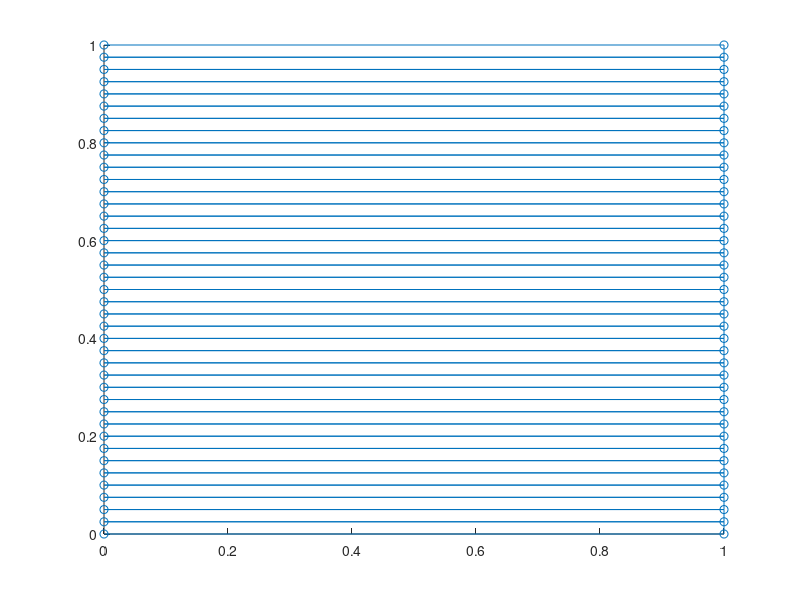

Source code (MATLAB): (Note: this script raises an error after producing the figure.)

% 1D diffusion equation - with a constant initial condition 
% zero dirichlet boundary at the bottom, zero flux at the top

ne_x=1; %  
ne_y=40; %  

ne_t=ne_x*ne_y;
ymax=1.;
xmax=1.;

hx=xmax/ne_x;
hy =ymax/ne_y;

xs=linspace(0.,xmax,ne_x+1)
ys=linspace(0.,ymax,ne_y+1)

the_coor=zeros((ne_x+1)*(ne_y+1),2);
k=1;
for i=1:length(ys)
    
    the_coor(k:(k+length(xs)-1),1)=xs';
    the_coor(k:(k+length(xs)-1),2)=ys(i);
    
    k=k+length(xs);
    
end
% create the corresponding connectivity table
connect=zeros(ne_t,4);
e=1;
for ey=1:ne_y
    for ex=1:ne_x
       connect(e,1:4)=[ex+(ey-1)*(ne_x+1), ex+1+(ey-1)*(ne_x+1), (ex+1)+(ey)*(ne_x+1), (ex)+(ey)*(ne_x+1)];   
       e=e+1;
    end
end

% simple grid plot (note should work for all linear-like mesh) .... very
% naive, lots of duplicates.... should be a loop on mesh edges.
 scatter(the_coor(:,1),the_coor(:,2)); hold on;
 for e=1:ne_t
     line(the_coor(connect(e,:),1),the_coor(connect(e,:),2)); hold on;
 end

%%

 
mesh=FEmesh(the_coor,connect);
%%

propList={1.};

[L,ID_array]=AssembleMatrix(mesh,'2D','Laplacian',propList,3);

[M,ID_array2]=AssembleMatrix(mesh,'2D','Mass',propList,3);

%%
% put bottom dof to zero
kl=find(mesh.XY(:,2)==0);
eq_fix=ID_array(kl);
eq_free= setdiff(ID_array(:),eq_fix(:))

np_unknowns=length(eq_free);

L_f=L(eq_free,eq_free);
M_f=M(eq_free,eq_free);

%%
%%%%%%%%%%%%%%%%%%%%%%%%%%%%%%%%%%%%%%%%%%%%%%%%%%%%%%%%%%%%%%%%%%%%%%%%%%%
%%%%%%%%%%%%%%%%%%  simple drainage with uniform initial pp %%%%%%%%%%%%%%%
yns=unique(mesh.XY(2:end,2)); % 

% implicit scheme .....
pn =ones(np_unknowns,1);  % unit initial pore pressure
time_step=0.1*(1/ne_y)^2.; % Pe h^2/6
n_step=5000;
pns=[ ];
pns(1,:)=pn; tn=0.;
taus=[tn];
res =[];
res(1,:)=ones(length(yns),1);
theta=0.5;

for j=1:n_step
    tn=tn+time_step;
    dp=(M_f+theta*time_step*L_f)\(-time_step*L_f*pn) ;
    pn=pn+dp;
    pns(j+1,:)=pn;
    taus(j+1)=tn;
    res(j+1,:)=pp_terzaghi(yns,tn/4.);   % be careful the domain is of size 2 so dimensionless time = time/ 2^2
end

%%

figure(2)
plot(mesh.XY(3:end,2),pns(1:10:n_step,:),'.-k'); hold on;
plot(yns,res(1:20:n_step,:),'-r')
xlabel(' x');
ylabel('Pressure');

figure(3)

plot(taus,pns(:,2*30)) ; hold on;
plot(taus,res(:,30),'-r');
xlabel(' time');
ylabel('Pressure at 30th nodes');

%%

rel0=abs(res(:,30)-pns(:,2*30))./res(:,30)
abs0=abs(res(:,30)-pns(:,2*30))

figure(4);
plot(taus,rel0); hold on;
xlabel(' time');
ylabel('relative error at 30th nodes');

%
% analytical solution 
% tau=[0.0001 0.001 0.01 0.05 0.1   1.];
% y_fine=linspace(0.,1.,100);
% [res]=pp_terzaghi(y_fine,tau,100);
% 
% figure(2)
% for i=1:length(tau)
%     plot(y_fine,res(:,i)); hold on;
% end
% 

